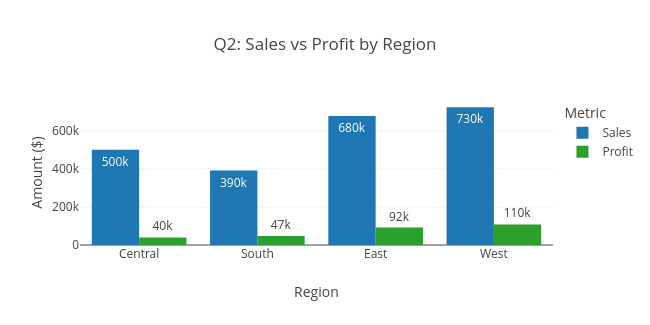

Write notebook code for a chart like this one.
### Code cell
# PLOTLY VISUALIZATION - Q2

# Reshape data for grouped bar chart 
region_melted = region_data.melt(
     id_vars=['Region'],
     value_vars=['Sales', 'Profit'],
     var_name='Metric',
     value_name='Amount'
 )

 # Create grouped bar chart
fig2 = px.bar(
     region_melted,
     x='Region',
     y='Amount',
     color='Metric',  
     barmode='group',  # Side-by-side bars
     title='Q2: Sales vs Profit by Region',
     color_discrete_map={'Sales': '#1f77b4', 'Profit': '#2ca02c'},  # Blue for Sales, Green for Profit
     text_auto='.2s'
 )
fig2.update_layout(height=325,
                  yaxis_title='Amount ($)', 
                  width=650)
fig2.show()

### Figure 1 — Plotly figure (JSON) as saved in the notebook; plotly's stock layout.template omitted (floating-point values rounded to 4 significant figures)
{"data": [{"alignmentgroup": "True", "hovertemplate": "Metric=Sales<br>Region=%{x}<br>Amount=%{y}<extra></extra>", "legendgroup": "Sales", "marker": {"color": "#1f77b4", "pattern": {"shape": ""}}, "name": "Sales", "offsetgroup": "Sales", "orientation": "v", "showlegend": true, "textposition": "auto", "texttemplate": "%{y:.2s}", "type": "bar", "x": ["Central", "South", "East", "West"], "xaxis": "x", "y": [501200.0, 391700.0, 678800.0, 725500.0], "yaxis": "y"}, {"alignmentgroup": "True", "hovertemplate": "Metric=Profit<br>Region=%{x}<br>Amount=%{y}<extra></extra>", "legendgroup": "Profit", "marker": {"color": "#2ca02c", "pattern": {"shape": ""}}, "name": "Profit", "offsetgroup": "Profit", "orientation": "v", "showlegend": true, "textposition": "auto", "texttemplate": "%{y:.2s}", "type": "bar", "x": ["Central", "South", "East", "West"], "xaxis": "x", "y": [39710.0, 46750.0, 91520.0, 108400.0], "yaxis": "y"}], "layout": {"barmode": "group", "height": 325, "legend": {"title": {"text": "Metric"}, "tracegroupgap": 0}, "title": {"text": "Q2: Sales vs Profit by Region"}, "width": 650, "xaxis": {"anchor": "y", "domain": [0, 1], "title": {"text": "Region"}}, "yaxis": {"anchor": "x", "domain": [0, 1], "title": {"text": "Amount ($)"}}}}
